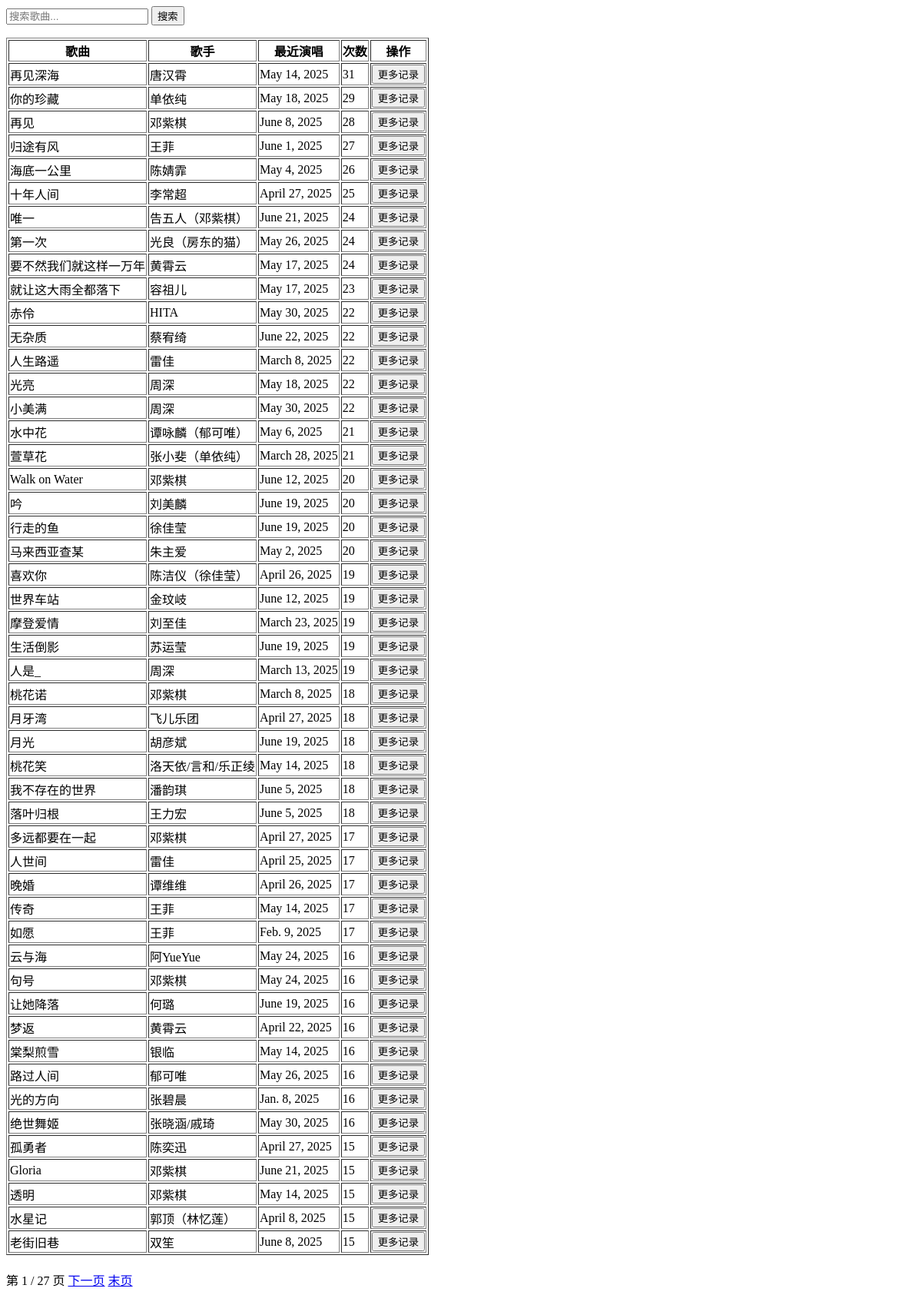
The app's page /, older data.
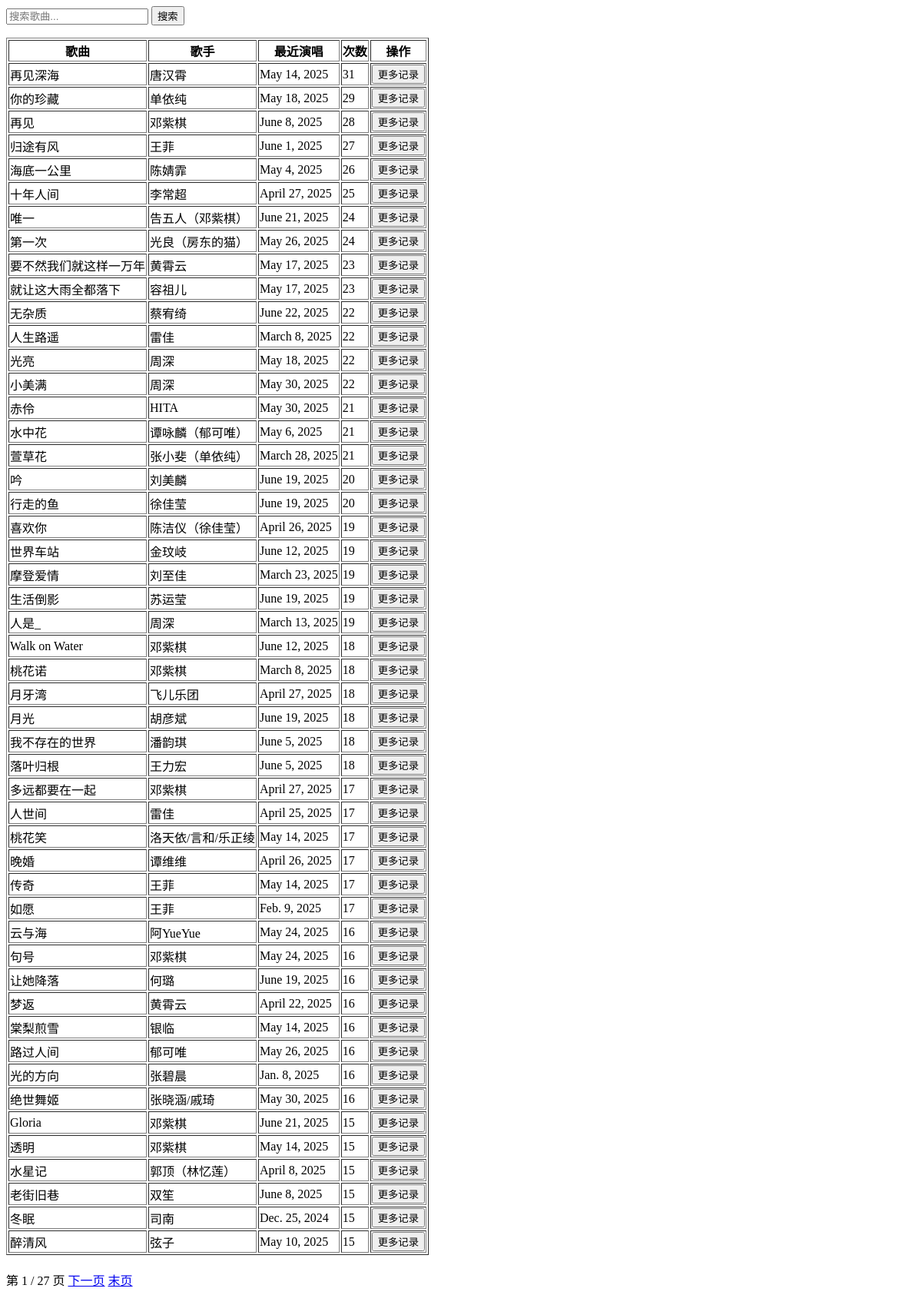
The same page, newer data.
### main/models.py (models this page shows, shortened)
class Songs(models.Model):
    song_name = models.CharField(max_length=200)
    singer = models.CharField(max_length=200, blank=True, null=True)
    last_performed = models.DateField(blank=True, null=True)
    perform_count = models.IntegerField(default=0)
    language = models.CharField(max_length=50, blank=True, null=True)

### main/views.py (the view)
# urls.py: path("",views.songs_list,name="歌单"),
def songs_list(request):
    query = request.GET.get("q","")
    songs = Songs.objects.all().order_by("-perform_count")
    if query:
        songs = songs.filter(song_name__icontains=query)
    paginator = Paginator(songs, 50)
    page_num = request.GET.get("page")
    page_obj = paginator.get_page(page_num)
    return render(request, "songs_list.html", {"page_obj":page_obj})

### templates/songs_list.html (shortened to what this page needs)
<html>
<head>
</head>
<body>
    <form method="get">
        <input type="text" name="q" placeholder="搜索歌曲..." value="{{ query|default:'' }}">
        <button type="submit">搜索</button>
    </form>
    <table border="1">
        <tr>
            <th>歌曲</th>
            <th>歌手</th>
            <th>最近演唱</th>
            <th>次数</th>
            <th>操作</th>
        </tr>
        {% for song in page_obj %}
        <tr>
            <td>{{ song.song_name }}</td>
            <td>{{ song.singer }}</td>
            <td>{{ song.last_performed }}</td>
            <td>{{ song.perform_count }}</td>
            <td>
                <button onclick="toggleDetails({{ song.id }}, this)">更多记录</button>
            </td>
        </tr>
        {% empty %}
        <tr>
            <td colspan="5">暂无数据</td>
        </tr>
        {% endfor %}
    </table>
    <div style="margin-top: 20px;">
        <span>第 {{ page_obj.number }} / {{ page_obj.paginator.num_pages }} 页</span>
        {% if page_obj.has_next %}
        <a href="?page={{ page_obj.next_page_number }}{% if query %}&q={{ query }}{% endif %}">下一页</a>
        <a href="?page={{ page_obj.paginator.num_pages }}{% if query %}&q={{ query }}{% endif %}">末页</a>
        {% endif %}
    </div>
</body>
</html>

Row changes from the older to the newer data that the page shows:
no longer on this page (row edited): Songs: song_name "马来西亚查某", singer "朱主爱", last_performed "May 2, 2025", perform_count "20"
no longer on this page (row edited): Songs: song_name "孤勇者", singer "陈奕迅", last_performed "April 27, 2025", perform_count "15"
changed Songs "要不然我们就这样一万年": perform_count "24" → "23"
changed Songs "赤伶": perform_count "22" → "21"; moves down the list
changed Songs "Walk on Water": perform_count "20" → "18"; moves down the list
changed Songs "桃花笑": perform_count "18" → "17"; moves down the list
now on this page (row unchanged): Songs: song_name "冬眠", singer "司南", last_performed "Dec. 25, 2024", perform_count "15"
now on this page (row unchanged): Songs: song_name "醉清风", singer "弦子", last_performed "May 10, 2025", perform_count "15"
